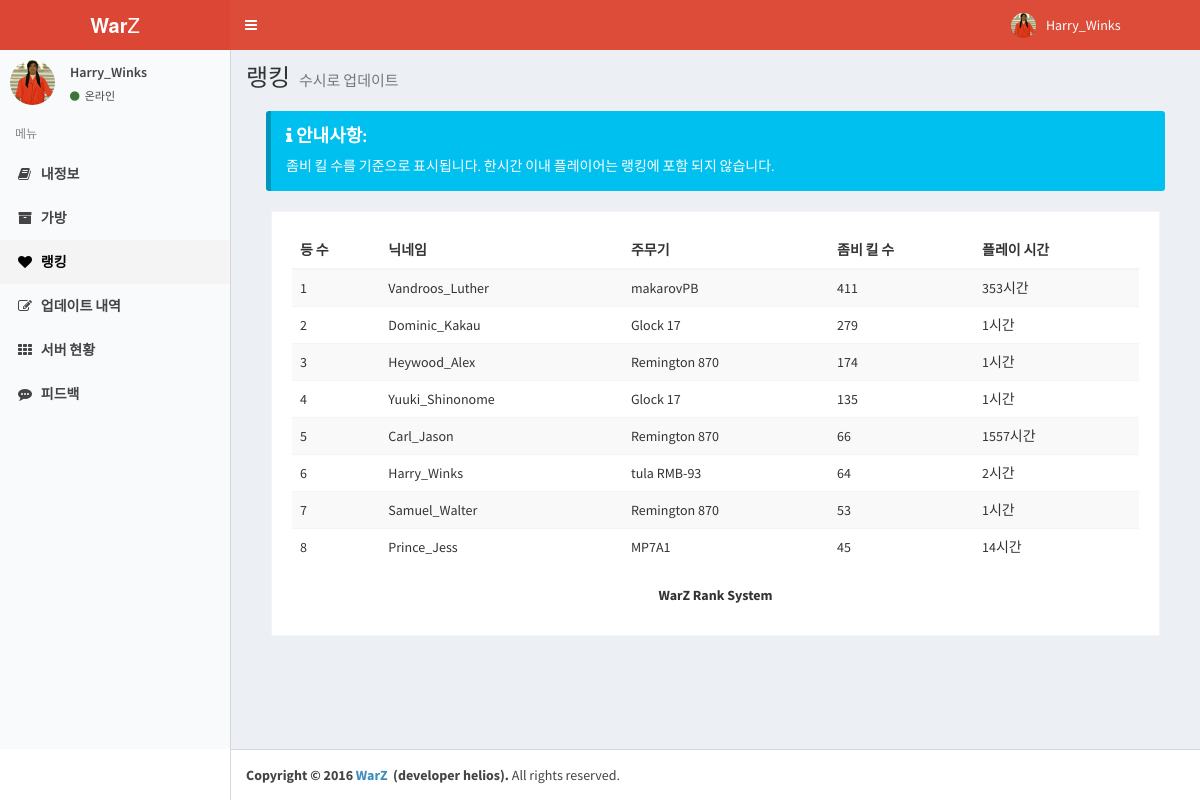
The page /main/rank.php (signed in) on the database its author committed.
### tables this page shows
CREATE TABLE `players` (
  `p_id` int(10) UNSIGNED NOT NULL,
  `p_name` varchar(32) DEFAULT NULL,
  `p_password` varchar(64) DEFAULT NULL,
  `p_ammo` int(10) DEFAULT '0',
  `p_reload` int(10) DEFAULT '0',
  `p_weapontype` int(10) DEFAULT '0',
  `p_posx` float DEFAULT '0',
  `p_posy` float DEFAULT '0',
  `p_posz` float DEFAULT '0',
  `p_skin` int(10) DEFAULT '0',
  `p_interior` int(10) DEFAULT '0',
  `p_vw` int(10) DEFAULT '0',
  `p_health` float DEFAULT '0',
  `p_tutorial` int(10) DEFAULT '0',
  `p_race` int(10) DEFAULT '0',
  `p_gender` int(10) DEFAULT '0',
  `p_group` int(10) DEFAULT '0',
  `p_dise` int(10) DEFAULT '0',
  `p_quest` int(10) DEFAULT '0',
  `p_bleeding` int(10) DEFAULT '0',
  `p_hunger` int(10) DEFAULT '0',
  `p_thirst` int(10) DEFAULT '0',
  `p_keys` int(10) DEFAULT '0',
  `p_bullet` int(10) DEFAULT '0',
  `p_weaponsecondary` int(10) DEFAULT '0',
  `p_nicolasmission1` int(10) DEFAULT '0',
  `p_nicolasmission2` int(10) DEFAULT '0',
  `p_davemission1` int(10) DEFAULT '0',
  `p_davemission2` int(10) DEFAULT '0',
  `p_gas` int(10) DEFAULT '0',
  `p_mail` varchar(64) DEFAULT '0',
  `p_zombiekills` int(10) DEFAULT '0',
  `p_hours` int(10) DEFAULT '0',
  `p_minute` int(10) DEFAULT '0',
  `p_second` int(10) DEFAULT '0',
  `p_orga` int(10) DEFAULT '0',
  `areaIndex` int(10) NOT NULL DEFAULT '-1',
  `p_bagtype` varchar(20) DEFAULT '0',
  `item_0` int(10) DEFAULT '0',
  `item_1` int(10) DEFAULT '0',
  `item_2` int(10) DEFAULT '0',
  `item_3` int(10) DEFAULT '0',
  `item_4` int(10) DEFAULT '0',
  `item_5` int(10) DEFAULT '0',
  `item_6` int(10) DEFAULT '0',
  `item_7` int(10) DEFAULT '0',
  `item_8` int(10) DEFAULT '0',
  `item_9` int(10) DEFAULT '0',
  `item_10` int(10) DEFAULT '0',
  `item_11` int(10) DEFAULT '0',
  `item_12` int(10) DEFAULT '0',
  `item_13` int(10) DEFAULT '0',
  `item_14` int(10) DEFAULT '0',
  `item_15` int(10) DEFAULT '0',
  `item_16` int(10) DEFAULT '0',
  `item_17` int(10) DEFAULT '0',
  `item_18` int(10) DEFAULT '0',
  `item_19` int(10) DEFAULT '0',
  `item_20` int(10) DEFAULT '0',
  `item_21` int(10) DEFAULT '0',
  `item_22` int(10) DEFAULT '0',
  `item_23` int(10) DEFAULT '0',
  `item_24` int(10) DEFAULT '0',
  `item_25` int(10) DEFAULT '0',
  `item_26` int(10) DEFAULT '0',
  `item_27` int(10) DEFAULT '0',
  `item_28` int(10) DEFAULT '0',
  `p_firstweb` int(10) NOT NULL DEFAULT '0',
  `p_admin` int(10) NOT NULL DEFAULT '0'
);

### dist/include/check.php (called while the page is built, shortened)
<?php
include('connection.php');
$name_check=$_SESSION['p_name'];
$ses_sql = mysqli_query($db,"SELECT * FROM players WHERE p_name='$name_check' ");
$row=mysqli_fetch_array($ses_sql,MYSQLI_ASSOC);
$p_skin=$row['p_skin'];
?>

### main/rank.php (the view, shortened to what this page needs)
<?php
include("../dist/include/check.php");
$p_name=$_SESSION['p_name'];
$weapon_arrays=array("Remington 870","tula RMB-93","Winchester 1300","H&K UMP45","MP7A1","Steyr TMP","M1911A1","Lee Enfield","Mosin-Nagant","makarovPB","M16A1","Beretta 92","Glock 17","FN FAL","Kar98K","Colt Python","Mossberg 930 SPX","M9","Baseball bat","Crossbow","보유 무기 없음");
?>
    <!DOCTYPE html>
    <html>
    <head>
        <link rel="stylesheet" href="../bootstrap/css/bootstrap.min.css">
        <link rel="stylesheet" href="https://cdnjs.cloudflare.com/ajax/libs/font-awesome/4.5.0/css/font-awesome.min.css">
        <link rel="stylesheet" href="https://cdnjs.cloudflare.com/ajax/libs/ionicons/2.0.1/css/ionicons.min.css">
        <link rel="stylesheet" href="../dist/css/AdminLTE.min.css">
        <link rel="stylesheet" href="../dist/css/skins/skin-red-light.min.css">
    </head>
    <body class="hold-transition skin-red-light sidebar-mini">
        <div class="wrapper">
            <header class="main-header">
                <a href="#" class="logo">
                    <span class="logo-lg"><b>War</b>Z</span> </a>
                <nav class="navbar navbar-static-top" role="navigation">
                    <a href="#" class="sidebar-toggle" data-toggle="offcanvas" role="button"> <span class="sr-only">Toggle navigation</span> </a>
                    <div class="navbar-custom-menu">
                        <ul class="nav navbar-nav">
                            <li class="dropdown user user-menu">
                                <a href="#" class="dropdown-toggle" data-toggle="dropdown">
                                    <img src="../dist/img/skin/<?php echo $p_skin;?>.png" class="user-image" alt="User Image">
                                    <span class="hidden-xs"> <?php echo $p_name;?></span> </a>
                            </li>
                            <li> &nbsp;&nbsp;&nbsp;&nbsp;&nbsp;&nbsp;&nbsp;&nbsp;&nbsp;&nbsp;&nbsp;&nbsp;&nbsp;&nbsp;&nbsp;&nbsp;&nbsp;&nbsp;&nbsp;&nbsp;&nbsp;&nbsp;&nbsp; </li>
                        </ul>
                    </div>
                </nav>
            </header>
            <aside class="main-sidebar">
                <section class="sidebar">
                    <div class="user-panel">
                        <div class="pull-left image"> <img src="../dist/img/skin/<?php echo $p_skin;?>.png" class="img-circle" alt="User Image"> </div>
                        <div class="pull-left info">
                            <p>
                                <?php echo $p_name;?>
                            </p>
                            <a href="#"><i class="fa fa-circle text-success"></i> 온라인</a> </div>
                    </div>
                    <ul class="sidebar-menu">
                        <li class="header">메뉴</li>
                        <li> <a href="index.php"><i class="fa fa-book"></i> <span>내정보</span></a></li>
                        <li><a href="backpack.php"><i class="fa fa-archive"></i> <span>가방</span></a></li>
                        <li class="active"><a href="rank.php"><i class="fa fa-heart"></i> <span>랭킹</span></a></li>
                        <li><a href="update_log.php"><i class="fa fa-edit"></i> <span>업데이트 내역</span></a></li>
                        <li><a href="sv_info.php"><i class="fa fa-th"></i> <span>서버 현황</span></a></li>
                        <li><a href="feedback.php"><i class="fa fa-commenting"></i> <span>피드백</span></a></li>
                    </ul>
                </section>
            </aside>
            <div class="content-wrapper">
                <section class="content-header">
                    <h1>
        랭킹
        <small>수시로 업데이트</small>
      </h1>
                    <div class="pad margin no-print">
                        <div class="callout callout-info" style="margin-bottom: 0!important;">
                            <h4><i class="fa fa-info"></i> 안내사항:</h4> 좀비 킬 수를 기준으로 표시됩니다. 한시간 이내 플레이어는 랭킹에 포함 되지 않습니다. </div>
                    </div>
                    <section class="invoice">
                        <div class="row">
                            <div class="col-xs-12 table-responsive">
                                <table class="table table-striped">
                                    <thead>
                                        <tr>
                                            <th>등 수</th>
                                            <th>닉네임</th>
                                            <th>주무기</th>
                                            <th>좀비 킬 수</th>
                                            <th>플레이 시간</th>
                                        </tr>
                                    </thead>
                                    <tbody>
                                        <?php
                                $sql = "select * from players order by p_zombiekills desc ";
                                $result = mysql_query($sql);
                                 for($i=1; $row = @mysql_fetch_array($result); $i++){
                                     if ($row['p_hours'] < 1) {
                                     } else {
                                ?>
                                            <tr>
                                                <td>
                                                    <?php $ii++; echo $ii; ?>
                                                </td>
                                                <td>
                                                    <?php echo $row['p_name']?>
                                                </td>
                                                <td>
                                                    <?php for($count = -1; $count <=19; $count++){
                    if ($row['p_weapontype'] == $count) { echo $weapon_arrays[$count]; }
                  }?>
                                                </td>
                                                <td>
                                                    <?php echo $row['p_zombiekills']?>
                                                </td>
                                                <td>
                                                    <?php echo $row['p_hours']?>시간</td>
                                            </tr>
                                            <?php }
                                 }?>
                                    </tbody>
                                </table>
                                <center>
                                    <p><b>WarZ Rank System</b></p>
                                </center>
                            </div>
                        </div>
                    </section>
            </div>
        </div>
        <footer class="main-footer">
            <strong>Copyright &copy; 2016 <a href="cafe.daum.net/WarZ">WarZ</a>&nbsp; (developer helios).</strong> All rights reserved. </footer>
    </html>

### rows shown on the page
players: p_name "Vandroos_Luther", count "makarovPB", p_zombiekills "411", p_hours "353"
players: p_name "Dominic_Kakau", count "Glock 17", p_zombiekills "279", p_hours "1"
players: p_name "Heywood_Alex", count "Remington 870", p_zombiekills "174", p_hours "1"
players: p_name "Yuuki_Shinonome", count "Glock 17", p_zombiekills "135", p_hours "1"
players: p_name "Carl_Jason", count "Remington 870", p_zombiekills "66", p_hours "1557"
players: p_name "Harry_Winks", count "tula RMB-93", p_zombiekills "64", p_hours "2"
players: p_name "Samuel_Walter", count "Remington 870", p_zombiekills "53", p_hours "1"
players: p_name "Prince_Jess", count "MP7A1", p_zombiekills "45", p_hours "14"

### other values the page prints
$p_name "Harry_Winks"
